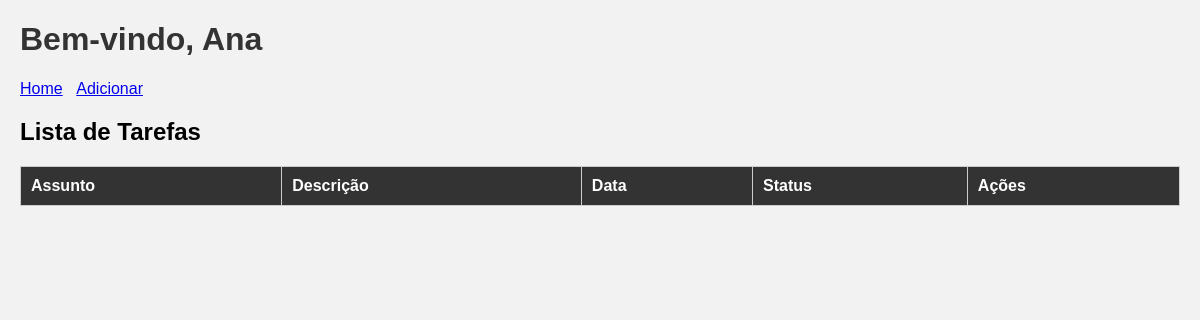
The page /tarefas/ on the database as committed earlier.
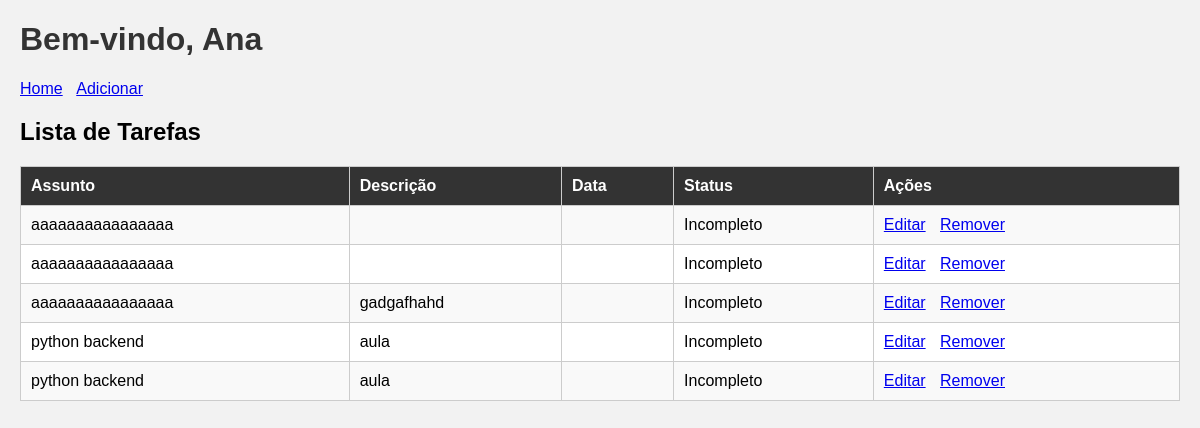
The same page on the database as committed later.
### tarefas/models.py (models this page shows, shortened)
class TarefaModel(models.Model):
    assunto = models.CharField(max_length=100)
    descricao = models.TextField(null=True, blank=True)
    data_criacao = models.DateTimeField(auto_now_add=True)
    status = models.BooleanField(default=False)

### tarefas/views.py (the view)
# urls.py: path('', views.tarefas_home, name='home'),
def tarefas_home(request):
    contexto = {
        'nome': 'Ryan',
        'tarefas': TarefaModel.objects.all()
    }
    return render(request, 'pagetarefas/home.html', contexto)

### templates/pagetarefas/home.html (shortened to what this page needs)
<!DOCTYPE html>
<html lang="pt-BR">
<head>
</head>
<body>
  <h1>Bem-vindo, Ana</h1>
  <p>
    <a href="{% url 'tarefas:home' %}">Home</a>
    <a href="{% url 'tarefas:adicionar' %}">Adicionar </a>
  </p>
  <h2>Lista de Tarefas</h2>
<table>
  <tr>
    <th>Assunto</th>
    <th>Descrição</th>
    <th>Data</th>
    <th>Status</th>
    <th>Ações</th>
  </tr>
  {% for tarefa in tarefas %}
  <tr>
    <td>{{ tarefa.assunto }}</td>
    <td>{{ tarefa.descricao }}</td>
    <td>{{ tarefa.data }}</td>
    <td class="{{ tarefa.status_classe }}">
    {% if tarefa.status %}Completo{% else %}Incompleto{% endif %}
    </td>
    <td>
      <a href="{% url 'tarefas:editar' id=tarefa.id %}">Editar</a>
      <a href="{% url 'tarefas:remover' id=tarefa.id %}">Remover</a>
    </td>
  </tr>
  {% endfor %}
</table>
</body>
</html>

Rows that differ between the two databases and show on the page:
added TarefaModel: assunto "aaaaaaaaaaaaaaaa", status "Incompleto"
added TarefaModel: assunto "aaaaaaaaaaaaaaaa", status "Incompleto"
added TarefaModel: assunto "aaaaaaaaaaaaaaaa", descricao "gadgafhahd", status "Incompleto"
added TarefaModel: assunto "python backend", descricao "aula", status "Incompleto"
added TarefaModel: assunto "python backend", descricao "aula", status "Incompleto"
